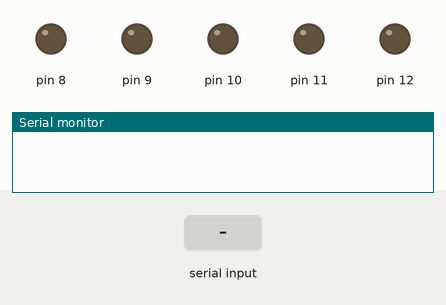
The sketch below on a simulated Arduino Uno, built with avr-gcc and run on an emulated ATmega328P. On the bench: output pins drawn as LEDs (lit = HIGH), the last lines printed to the serial monitor. The test bench sets the inputs (shaded band).

Above: at 1.2 s.
1.3 s: "1" received over Serial
At 1.8 s:
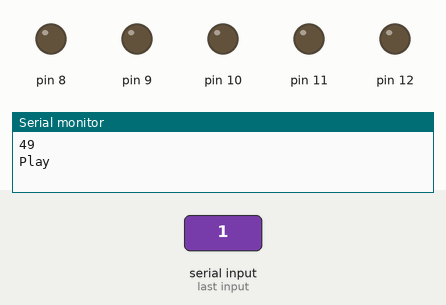
2.9 s: "2" received over Serial
At 4.2 s:
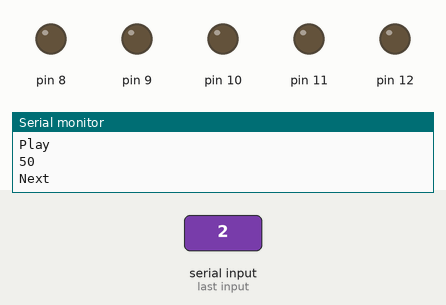
4.5 s: "3" received over Serial
At 5.4 s:
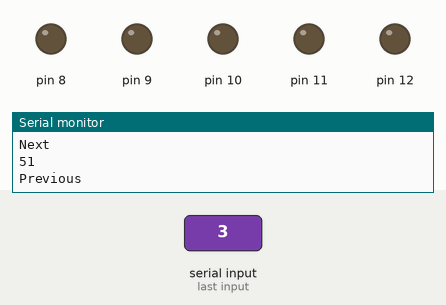
6.1 s: "4" received over Serial
At 6.7 s:
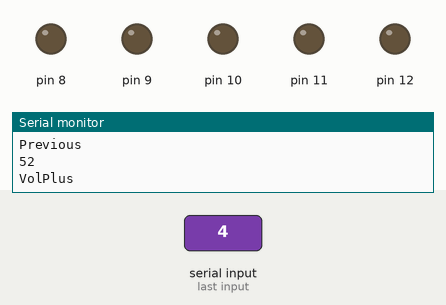
7.7 s: "5" received over Serial
At 9.1 s:
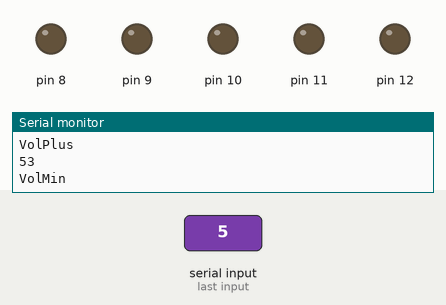
Timing chart, 0 to 10.3 s (numbered marks = the images above; inputs shaded):
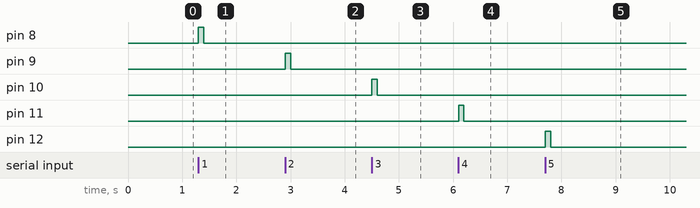

The sketch:

MP3PlayerHack4.ino
```cpp
int val = 0;
void setup(){
  Serial.begin(9600);
  pinMode(8,  OUTPUT);
  pinMode(9,  OUTPUT);
  pinMode(10, OUTPUT);
  pinMode(11, OUTPUT);
  pinMode(12, OUTPUT);
}
void loop(){
  if(Serial.available() > 0){
    val = Serial.read();
    Serial.println(val);
    if(val == 49){ Play(); }
    if(val == 50){ Next(); }
    if(val == 51){ Previous(); }
    if(val == 52){ VolPlus(); }
    if(val == 53){ VolMin(); }
  }
}
void Play(){
  digitalWrite(8, HIGH);
  delay(100);
  digitalWrite(8, LOW);
  delay(100);
  Serial.println("Play");
}
void Next(){
  digitalWrite(9, HIGH);
  delay(100);
  digitalWrite(9, LOW);
  delay(100);
  Serial.println("Next");
}
void Previous(){
  digitalWrite(10, HIGH);
  delay(100);
  digitalWrite(10, LOW);
  delay(100);
  Serial.println("Previous");
}
void VolPlus(){
  digitalWrite(11, HIGH);
  delay(100);
  digitalWrite(11, LOW);
  delay(100);
  Serial.println("VolPlus");
}
void VolMin(){
  digitalWrite(12, HIGH);
  delay(100);
  digitalWrite(12, LOW);
  delay(100);
  Serial.println("VolMin");
}
```

Measured:
- after the input at 1.3 s, pin 8: LOW → HIGH at once, → LOW 0.10 s later
- after the input at 2.9 s, pin 9: LOW → HIGH at once, → LOW 0.10 s later
- after the input at 4.5 s, pin 10: LOW → HIGH at once, → LOW 0.10 s later
- after the input at 6.1 s, pin 11: LOW → HIGH at once, → LOW 0.10 s later
- after the input at 7.7 s, pin 12: LOW → HIGH at once, → LOW 0.10 s later
